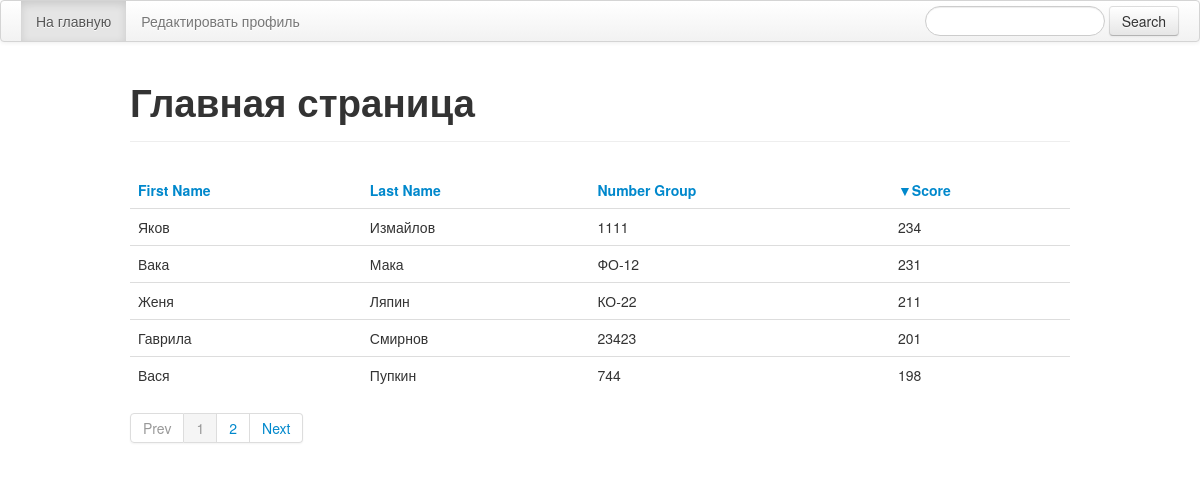
Before: / with the older database file.
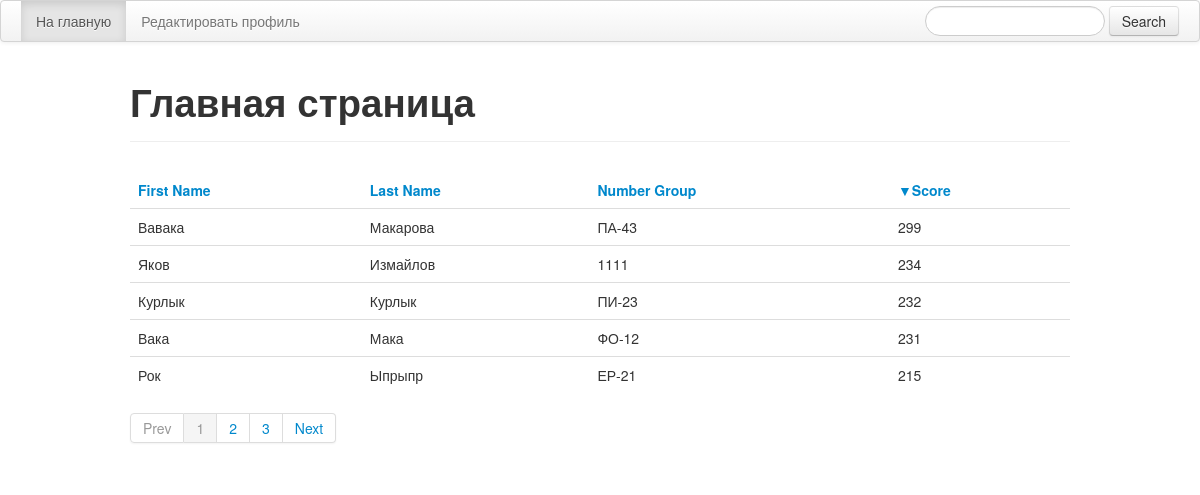
After: the same page with the newer database file.
### tables this page shows
CREATE TABLE IF NOT EXISTS `matriculant` (
  `id` int(11) NOT NULL AUTO_INCREMENT,
  `code` varchar(16) NOT NULL,
  `name` varchar(50) NOT NULL,
  `surname` varchar(50) NOT NULL,
  `sex` enum('female','male') NOT NULL,
  `numberGroup` varchar(5) NOT NULL,
  `email` varchar(100) NOT NULL,
  `score` int(11) NOT NULL,
  `yearOfBirth` year(4) NOT NULL,
  `location` enum('notresident','resident') NOT NULL,
  PRIMARY KEY (`id`),
  UNIQUE KEY `email` (`email`),
  UNIQUE KEY `code` (`code`)
);

### index.php (called while the page is built, shortened)
<?php
require_once 'app/boostrap.php';
$curentPage = isset($_GET['page']) ? $_GET['page'] : 1;
$sort = isset($_GET['sort']) ? $_GET['sort'] : 'score';
$order = isset($_GET['order']) ? $_GET['order'] : 'DESC';
$userSearch = isset($_GET['userSearch']) ? trim($_GET['userSearch']) : '';
$listMatriculant = $matriculantMapper->viewMatriculant($curentPage, $sort, $order, $userSearch, $resultPerPage, $columns);
$total  = $matriculantMapper->totalMatriculant($userSearch);
$countPage = ceil($total/$resultPerPage);
$pager = new Pager;
$pager->setPage($curentPage, $countPage, $sort, $order, $userSearch);
include 'templates/main.php';

### app/MatriculantMapper.php (called while the page is built, shortened)
<?php
class MatriculantMapper
{
    protected $db;
    public function __construct(PDO $db)
    {
        $this->db = $db;
    }
    public function viewMatriculant($curPage, $sort, $order, $userSearch, $resultPerPage, $columns)
    {
        $skipResult = ($curPage - 1) * $resultPerPage;
        $allowed = array();
        foreach ($columns as $keyColumn => $valueColumn) {$allowed[] = $keyColumn;}
        $key     = array_search($sort, $allowed);
        $orderBy = $allowed[$key];
        $order   = ($order == 'DESC') ? 'DESC' : 'ASC';
        $search = "%$userSearch%";
        $sql = "SELECT * FROM matriculant WHERE name LIKE ? OR surname LIKE ? OR numberGroup LIKE ? OR score LIKE ? ORDER BY $orderBy $order LIMIT ?, ?";
        $statment = $this->db->prepare($sql);
        $statment->bindParam(1, $search);
        $statment->bindParam(2, $search);
        $statment->bindParam(3, $search);
        $statment->bindParam(4, $search);
        $statment->bindParam(5, $skipResult, PDO::PARAM_INT);
        $statment->bindParam(6, $resultPerPage, PDO::PARAM_INT);
        $statment->execute();
        $result = $statment->fetchAll();
        return $result;
    }
    public function totalMatriculant($userSearch)
    {
        $sql = "SELECT count(*) FROM matriculant WHERE name LIKE ? OR surname LIKE ? OR numberGroup LIKE ? OR score LIKE ?";
        $statment = $this->db->prepare($sql);
        $search = "%$userSearch%";
        $statment->bindParam(1, $search);
        $statment->bindParam(2, $search);
        $statment->bindParam(3, $search);
        $statment->bindParam(4, $search);
        $statment->execute();
        $total = $statment->fetch();
        return $total[0];
    }
}

### app/Pager.php (called while the page is built, shortened)
<?php
Class Pager
{
    public $countPage;
    public $sort;
    public $order;
    public $userSearch;
    function setPage($curentPage, $countPage, $sort, $order, $userSearch)
    {
        $this->curentPage   = $curentPage;
        $this->countPage    = $countPage;
        $this->sort         = $sort;
        $this->order        = $order;
        $this->userSearch   = $userSearch;
    }
    function getLinks()
    {
        $links = array();
        for ($i = 1; $i <= $this->countPage; $i++) {
            $links[$i] = $_SERVER['PHP_SELF'] .
                '?sort=' . $this->sort .
                '&order=' . $this->order .
                '&userSearch=' . $this->userSearch .
                '&page=' . $i;
        }
        return $links;
    }
    function getSortLink($nameColumn)
    {
        $sortLink = $_SERVER['PHP_SELF'] . '?sort=' . $nameColumn . '&order=';
        if (($nameColumn <> $this->sort) or ($this->order=='DESC'))
        {
            $sortLink .= 'ASC';
        }else{
            $sortLink .= 'DESC';
        }
        $sortLink .= '&userSearch=' . $this->userSearch;
        return $sortLink;
    }
    function getArrow($nameColumn)
    {
        if ($nameColumn == $this->sort)
        {
            if ($this->order=='ASC') {
                return "&#9650;";
            }else{
                return "&#9660;";
            }
        }
    }
}

### app/functions.php (called while the page is built, shortened)
<?php
function h($string)
{
    return htmlspecialchars($string, ENT_QUOTES);
}

### app/boostrap.php (called while the page is built, shortened)
<?php
	require_once 'config.php';
	require_once 'app/functions.php';
	$dbc = 'mysql:host=' . $db_host . ';dbname=' . $db_name;
	$pdo = new PDO($dbc, $db_user, $db_password);
	$pdo->setAttribute(PDO::ATTR_ERRMODE, PDO::ERRMODE_EXCEPTION);
	$matriculantMapper = new MatriculantMapper($pdo);

### config.php (called while the page is built, shortened)
<?php
    $resultPerPage = 5;
    $columns = array(
    		'name' 			=> 'First Name',
    		'surname'		=> 'Last Name',
    		'numberGroup'	=> 'Number Group',
    		'score'			=> 'Score'
    );

### templates/main.php (the view, shortened to what the changed rows need)
<?php include('templates/header.php');?>
<div class="container">
<div class="page-header"><h1>Главная страница</h1></div>
<table class='table'>
    <thead>
        <tr>
            <?php foreach ($columns as $key => $value): ?>
                <th>
                    <a href='<?= h($pager->getSortLink($key)); ?>'>
                    <?= $pager->getArrow($key); ?><?=$value ?>
                    </a>
                </th>
            <?php endforeach  ?>
        </tr>
    </thead>
    <?php foreach ($listMatriculant as $key => $value): ?>
        <tr class="table-hover">
            <?php foreach ($columns as $keyColumn => $valueColumn): ?>
                <td><?= h($listMatriculant[$key][$keyColumn]); ?></td>
            <?php endforeach  ?>
        </tr>
    <?php endforeach  ?>
</table>
<?php if ($pager->countPage > 1): ?>
    <div class="pagination">
        <ul>
        <?php foreach ($pager->getLinks() as $text => $link): ?>
            <?php if ($pager->curentPage == $text): ?>
                <li class="active"><span><?= h($text); ?></span></li>
            <?php else: ?>
                <li><a href="<?= h($link); ?>"><?= h($text); ?></a></li>
            <?php endif; ?>
        <?php endforeach ?>
        </ul>
    </div>
<?php endif; ?>
</div>
<?php include('templates/footer.php'); ?>

Changed rows visible on the page:
no longer on this page (row edited): matriculant: name "Женя", surname "Ляпин", numberGroup "КО-22", score "211"
no longer on this page (row edited): matriculant: name "Гаврила", surname "Смирнов", numberGroup "23423", score "201"
no longer on this page (row edited): matriculant: name "Вася", surname "Пупкин", numberGroup "744", score "198"
added matriculant: name "Вавака", surname "Макарова", numberGroup "ПА-43", score "299"
added matriculant: name "Курлык", surname "Курлык", numberGroup "ПИ-23", score "232"
added matriculant: name "Рок", surname "Ыпрыпр", numberGroup "ЕР-21", score "215"
Other visible differences:
new list line: "3"
